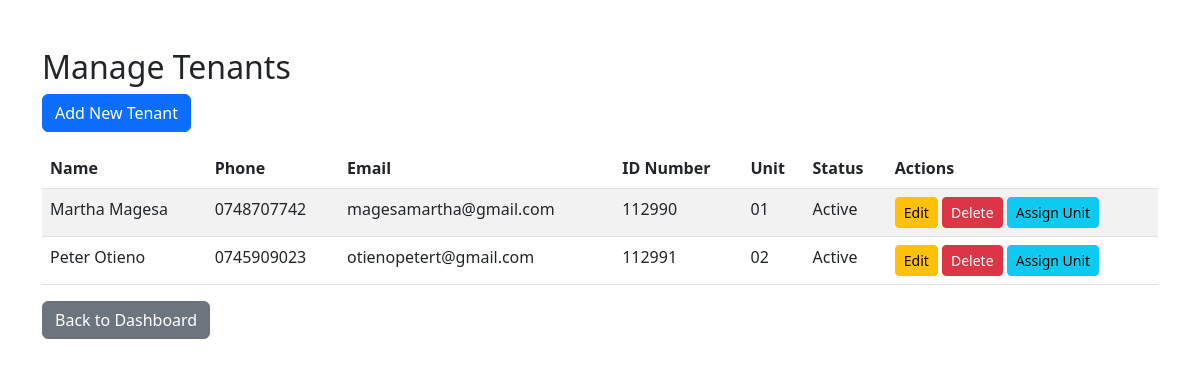
Page /tenants/ (signed in) on the committed database.
### core/models.py (models this page shows, shortened)
class Tenant(models.Model):
    STATUS_CHOICES = (
        ('active', 'Active'),
        ('inactive', 'Inactive'),
    )
    name = models.CharField(max_length=255)
    phone = models.CharField(max_length=20)
    email = models.EmailField(unique=True)
    id_number = models.CharField(max_length=50, unique=True)
    profile_photo = models.ImageField(upload_to='tenant_photos/', blank=True, null=True)
    status = models.CharField(max_length=10, choices=STATUS_CHOICES, default='active')
    unit = models.ForeignKey(Unit, on_delete=models.SET_NULL, null=True, blank=True, related_name='tenants')

class Unit(models.Model):
    TYPE_CHOICES = (
        ('studio', 'Studio'),
        ('1-bedroom', '1-Bedroom'),
        ('2-bedroom', '2-Bedroom'),
        ('3-bedroom', '3-Bedroom'),
    )
    STATUS_CHOICES = (
        ('vacant', 'Vacant'),
        ('occupied', 'Occupied'),
    )
    building = models.ForeignKey(Building, on_delete=models.CASCADE, related_name='units')
    unit_number = models.CharField(max_length=50, unique=True)
    type = models.CharField(max_length=20, choices=TYPE_CHOICES)
    rent_amount = models.DecimalField(max_digits=10, decimal_places=2)
    status = models.CharField(max_length=20, choices=STATUS_CHOICES, default='vacant')

### core/views.py (the view)
# urls.py: path('tenants/', views.TenantListView.as_view(), name='tenant_list'),
class TenantListView(ListView):
    model = Tenant
    template_name = 'core/tenant_list.html'
    context_object_name = 'tenants'
    def get(self, request, *args, **kwargs):
        if request.user.role != 'admin':
            messages.error(request, "Access denied: You are not authorized to view this page.")
            return HttpResponseForbidden("Access denied")
        return super().get(request, *args, **kwargs)

### core/templates/core/tenant_list.html
{% extends 'core/base.html' %}
{% block content %}
<div class="mt-5">
    <h2>Manage Tenants</h2>
    <a href="{% url 'tenant_create' %}" class="btn btn-primary mb-3">Add New Tenant</a>
    <table class="table table-striped">
        <thead>
            <tr>
                <th>Name</th>
                <th>Phone</th>
                <th>Email</th>
                <th>ID Number</th>
                <th>Unit</th>
                <th>Status</th>
                <th>Actions</th>
            </tr>
        </thead>
        <tbody>
            {% for tenant in tenants %}
            <tr>
                <td>{{ tenant.name }}</td>
                <td>{{ tenant.phone }}</td>
                <td>{{ tenant.email }}</td>
                <td>{{ tenant.id_number }}</td>
                <td>{{ tenant.unit.unit_number|default:"Unassigned" }}</td>
                <td>{{ tenant.get_status_display }}</td>
                <td>
                    <a href="{% url 'tenant_update' tenant.pk %}" class="btn btn-sm btn-warning">Edit</a>
                    <a href="{% url 'tenant_delete' tenant.pk %}" class="btn btn-sm btn-danger">Delete</a>
                    <a href="{% url 'tenant_assign' tenant.pk %}" class="btn btn-sm btn-info">Assign Unit</a>
                </td>
            </tr>
            {% empty %}
            <tr>
                <td colspan="7">No tenants found.</td>
            </tr>
            {% endfor %}
        </tbody>
    </table>
    <a href="{% url 'admin_dashboard' %}" class="btn btn-secondary">Back to Dashboard</a>
</div>
{% endblock %}

### rows in the picture
Tenant: name "Martha Magesa", phone "0748707742", email "magesamartha@gmail.com", id_number "112990", unit.unit_number "01", status "Active"
Tenant: name "Peter Otieno", phone "0745909023", email "otienopetert@gmail.com", id_number "112991", unit.unit_number "02", status "Active"
